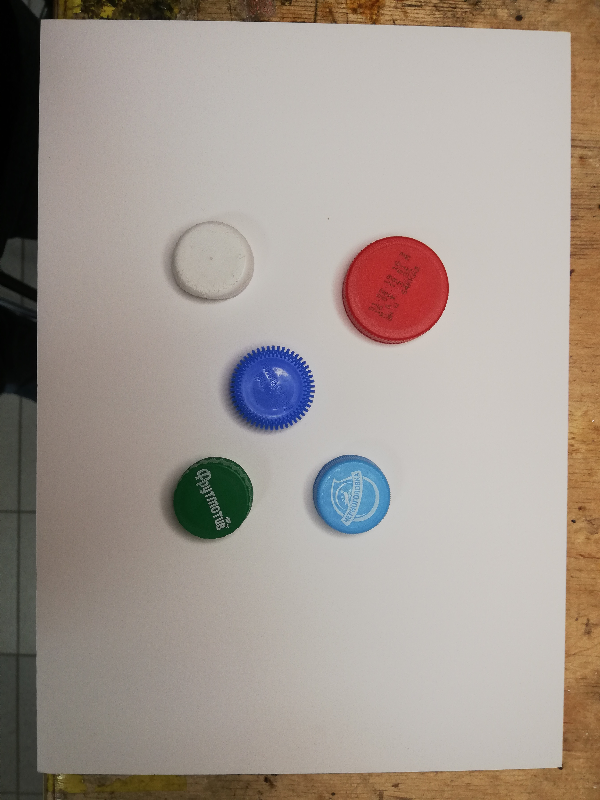
#> input picture lesson04/Task01/cap.png, 600 x 800 px
$ jupyter execute Lesson4_task01.ipynb
#> lines starting #> are read from the running program, lines starting #| are printed output that depends on the picture; after the words box and inside, x2 and y2 are one past the last pixel; in counts of white or black regions, pixels touching at a corner belong together
[cell 1]
import numpy as np
import cv2 as cv # OpenCV library
from google.colab.patches import cv2_imshow # colab-specific function

caps = cv.imread('cap.png')
#> caps is the input picture: shape (800, 600, 3); mean B, G, R 145.4, 153.2, 163.2
hsv = cv.cvtColor(caps, cv.COLOR_BGR2HSV)
#> hsv: shape (800, 600, 3); mean H, S, V 19.6, 40.6, 165.8

lower_blue = np.array([0, 30, 30])
upper_blue = np.array([5, 255, 255])

# Threshold the HSV image to get only blue colors
mask = cv.inRange(hsv, lower_blue, upper_blue)
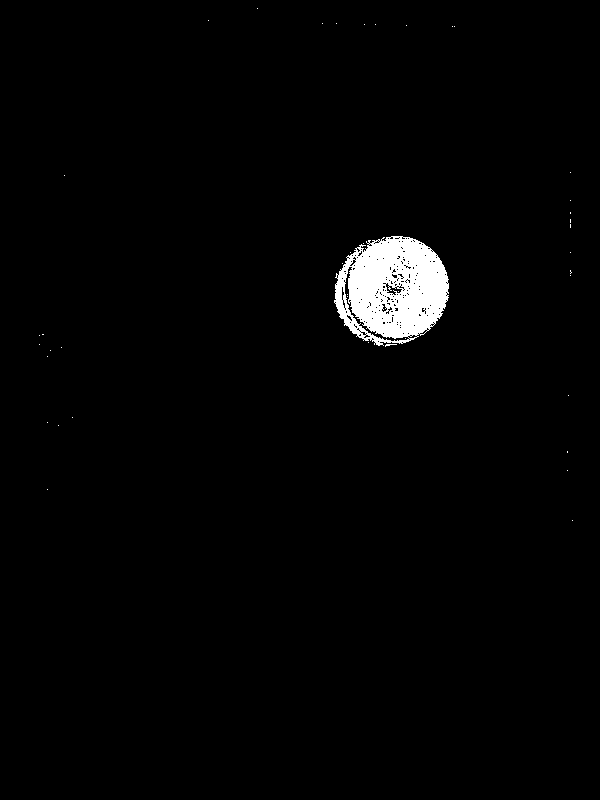
#> mask: shape (800, 600); 1.8% white; 42 white regions (41 under 20 px), largest, box (x1, y1, x2, y2) and area: (334, 236, 449, 346) 8777

# Bitwise-AND mask and original image
blue_cap = cv.bitwise_and(caps, caps, mask = mask)
cv2_imshow(caps)
cv2_imshow(mask)
cv2_imshow(blue_cap)
